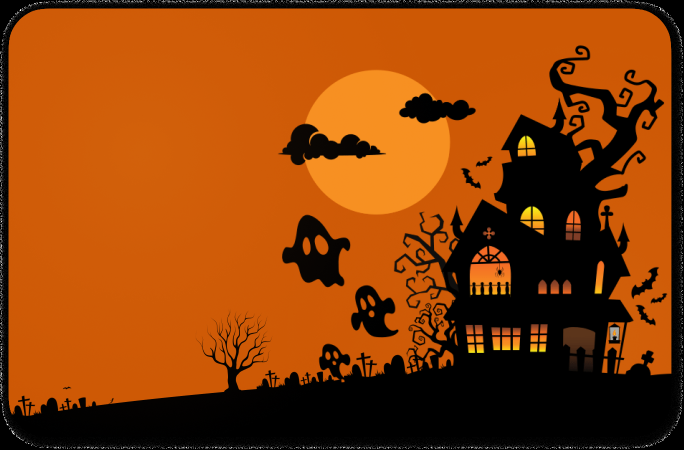
#> input picture godot/assets/WallpaperHalloween.png, 1368 x 899 px (shown at 1/2 size)
$ python -i orb_extractor.py   (imports and definitions only)
#> lines starting #> are read from the running program, lines starting #| are printed output that depends on the picture
#> further down, picture is the input picture: shape (899, 1368, 3); mean B, G, R 7.4, 63.8, 139.2
"""
ORB Feature Extractor
=====================
Extracts ORB (Oriented FAST and Rotated BRIEF) keypoints and descriptors from image ROIs.
Provides rotation invariance and computational efficiency for real-time performance.
"""

import cv2
import numpy as np
from typing import Tuple, Optional, List


class ORBExtractor:
    """
    Handles ORB feature extraction from image regions.

    High Cohesion: Focuses solely on ORB descriptor extraction.
    Low Coupling: Independent of classification or encoding logic.
    """

    def __init__(
        self,
        n_features: int = 500,
        scale_factor: float = 1.2,
        n_levels: int = 8,
        edge_threshold: int = 31,
        first_level: int = 0,
        wta_k: int = 2,
        patch_size: int = 31,
        fast_threshold: int = 20
    ):
        """
        Initialize ORB detector with configurable parameters.

        Args:
            n_features: Maximum number of features to retain per image
            scale_factor: Pyramid decimation ratio for scale invariance
            n_levels: Number of pyramid levels
            edge_threshold: Size of border where features are not detected
            first_level: Level of pyramid to start at
            wta_k: Number of points for descriptor computation (2, 3, or 4)
            patch_size: Size of patch used for descriptor
            fast_threshold: FAST detector threshold
        """
        self.n_features = n_features
        self.orb = cv2.ORB_create(
            nfeatures=n_features,
            scaleFactor=scale_factor,
            nlevels=n_levels,
            edgeThreshold=edge_threshold,
            firstLevel=first_level,
            WTA_K=wta_k,
            patchSize=patch_size,
            fastThreshold=fast_threshold
        )

    def extract(
        self,
        image: np.ndarray,
        roi_size: Tuple[int, int] = (128, 128)
    ) -> Optional[np.ndarray]:
        """
        Extract ORB descriptors from an image ROI.

        Pipeline:
        1. Convert to grayscale if needed
        2. Resize to fixed dimensions for stability
        3. Detect ORB keypoints
        4. Compute 256-bit binary descriptors

        Args:
            image: Input image (color or grayscale)
            roi_size: Target size (width, height) for normalization

        Returns:
            descriptors: Array of shape (n_keypoints, 32) where each descriptor
                        is 32 bytes (256 bits), or None if no keypoints found
        """
#> called with roi_size = (128, 128)
        # Step 1: Convert to grayscale
        if len(image.shape) == 3:
            gray = cv2.cvtColor(image, cv2.COLOR_BGR2GRAY)
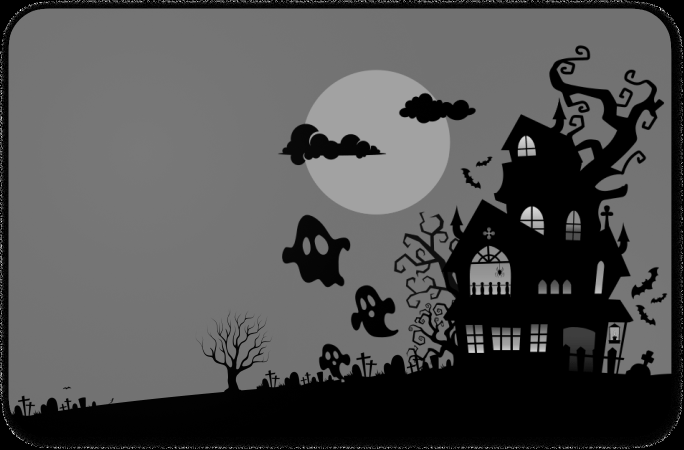
#> gray: shape (899, 1368) (shown at 1/2 size); min 0, max 255, mean 79.9
        else:
            gray = image.copy()

        # Step 2: Resize to fixed dimensions for consistent feature scale
        if gray.shape[:2] != roi_size[::-1]:  # OpenCV uses (height, width)
            gray = cv2.resize(gray, roi_size, interpolation=cv2.INTER_AREA)
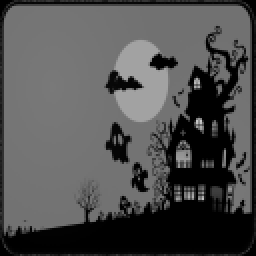
#> gray: shape (128, 128) (shown 2 times larger); min 0, max 202, mean 79.9

        # Step 3 & 4: Detect keypoints and compute descriptors
        keypoints, descriptors = self.orb.detectAndCompute(gray, None)
#> keypoints = 153 keypoints; strongest (x, y, size): (76, 31, 31), (68, 42, 37.2), (62, 39, 31), (66, 40, 37.2)

        # Return None if no features detected (e.g., blank regions)
        if descriptors is None or len(descriptors) == 0:
            return None

        return descriptors

    # [52 lines left out: functions extract_batch, visualize_keypoints, not called in this run]

>>> import cv2
>>> picture = cv2.imread('../../../godot/assets/WallpaperHalloween.png')
>>> result = ORBExtractor().extract(picture)
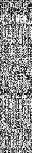
#> result: shape (153, 32); min 0, max 255, mean 141.6
